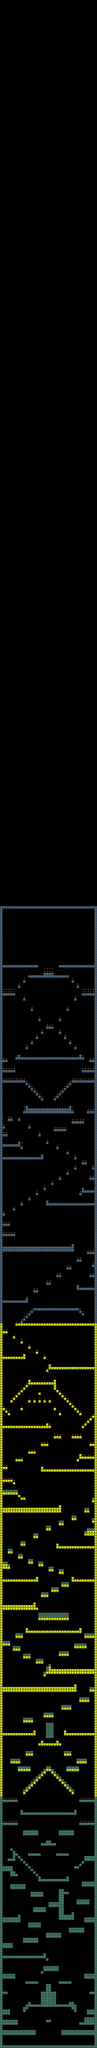

Rendered tile map (Tiled .tmx) drawn with the repository's tilesets; below, a short description and the map source with its tile grids summarised:
An orthogonal 38x800 tile map with 22x22 px tiles, 2 tile layers (Background, stams) and 1101 objects.

<map version="1.0" orientation="orthogonal" renderorder="left-down" width="38" height="800" tilewidth="22" tileheight="22" nextobjectid="1227">
 <tileset firstgid="1" name="687474703a2f2f692e696d6775722e636f6d2f6856694b67416e2e706e67" tilewidth="22" tileheight="22" spacing="2" margin="25" tilecount="2255" columns="55">
  <image source="687474703a2f2f692e696d6775722e636f6d2f6856694b67416e2e706e67.png" width="1366" height="1007" />
  <tile id="216">
   <animation>
    <frame tileid="216" duration="100" />
    <frame tileid="218" duration="100" />
   </animation>
  </tile>
  <tile id="218">
   <animation>
    <frame tileid="216" duration="100" />
    <frame tileid="218" duration="100" />
   </animation>
  </tile>
  <tile id="551">
   <animation>
    <frame tileid="216" duration="100" />
    <frame tileid="218" duration="100" />
   </animation>
  </tile>
 </tileset>
 <layer name="Background" width="38" height="800">
  <data>[30400 cells, 30400 non-empty, 1 distinct tile ids]</data>
 </layer>
 <objectgroup name="ground">
  <object id="1" x="0" y="17578" width="836" height="22" />
  <object id="2" x="528" y="17468" width="308" height="22" />
  <object id="4" x="0" y="17468" width="308" height="22" />
  <object id="5" x="814" y="17490" width="22" height="88" />
  <object id="6" x="0.666667" y="17490.7" width="22" height="88" />
  <object id="7" x="0" y="17402" width="22" height="66" />
  <object id="8" x="814" y="17402" width="22" height="66" />
  <object id="9" x="682" y="17380" width="154" height="22" />
  <object id="10" x="0" y="17380" width="154" height="22" />
  <object id="11" x="0" y="17314" width="22" height="66" />
  <object id="12" x="0" y="17292" width="88" height="22" />
  <object id="13" x="748" y="17292" width="88" height="22" />
  <object id="14" x="814" y="17314" width="22" height="66" />
  <object id="15" x="638" y="17270" width="22" height="22" />
  <object id="16" x="616" y="17248" width="22" height="22" />
  <object id="17" x="242" y="17226" width="374" height="22" />
  <object id="18" x="594" y="17204" width="22" height="22" />
  <object id="19" x="242" y="17204" width="22" height="22" />
  <object id="20" x="220" y="17248" width="22" height="22" />
  <object id="21" x="198" y="17270" width="22" height="22" />
  <object id="22" x="352" y="17116" width="132" height="22" />
  <object id="23" x="396" y="17050" width="44" height="66" />
  <object id="24" x="396" y="17138" width="44" height="88" />
  <object id="25" x="0" y="17138" width="22" height="154" />
  <object id="26" x="0" y="17116" width="66" height="22" />
  <object id="27" x="220" y="17028" width="110" height="22" />
  <object id="28" x="814" y="17138" width="22" height="154" />
  <object id="29" x="770" y="17116" width="66" height="22" />
  <object id="30" x="814" y="17006" width="22" height="110" />
  <object id="31" x="726" y="16984" width="110" height="22" />
  <object id="32" x="506" y="17028" width="110" height="22" />
  <object id="33" x="0" y="17006" width="22" height="110" />
  <object id="34" x="0" y="16984" width="132" height="22" />
  <object id="35" x="352" y="16940" width="22" height="22" />
  <object id="36" x="374" y="16918" width="132" height="22" />
  <object id="37" x="396" y="16830" width="22" height="22" />
  <object id="38" x="0" y="16830" width="22" height="154" />
  <object id="39" x="0" y="16808" width="396" height="22" />
  <object id="40" x="374" y="16786" width="22" height="22" />
  <object id="41" x="0" y="16742" width="22" height="66" />
  <object id="42" x="0" y="16720" width="110" height="22" />
  <object id="43" x="198" y="16676" width="132" height="22" />
  <object id="44" x="396" y="16632" width="132" height="22" />
  <object id="45" x="814" y="16522" width="22" height="462" />
  <object id="46" x="0" y="16522" width="22" height="198" />
  <object id="47" x="242" y="16544" width="110" height="22" />
  <object id="48" x="594" y="16588" width="132" height="22" />
  <object id="49" x="726" y="16500" width="110" height="22" />
  <object id="50" x="0" y="16478" width="176" height="44" />
  <object id="51" x="154" y="16456" width="22" height="22" />
  <object id="52" x="286" y="16412" width="110" height="22" />
  <object id="53" x="660" y="16346" width="110" height="22" />
  <object id="54" x="506" y="16236" width="44" height="264" />
  <object id="55" x="550" y="16456" width="88" height="44" />
  <object id="56" x="616" y="16434" width="22" height="22" />
  <object id="57" x="550" y="16258" width="44" height="22" />
  <object id="58" x="418" y="16368" width="88" height="22" />
  <object id="59" x="264" y="16280" width="110" height="22" />
  <object id="60" x="88" y="16214" width="132" height="22" />
  <object id="61" x="0" y="16082" width="22" height="396" />
  <object id="62" x="0" y="16060" width="110" height="22" />
  <object id="63" x="88" y="16082" width="44" height="22" />
  <object id="64" x="88" y="16104" width="66" height="22" />
  <object id="65" x="704" y="16192" width="110" height="22" />
  <object id="66" x="814" y="15994" width="22" height="506" />
  <object id="68" x="330" y="16148" width="264" height="22" />
  <object id="69" x="572" y="16126" width="22" height="22" />
  <object id="70" x="330" y="16126" width="22" height="22" />
  <object id="71" x="308" y="16104" width="22" height="22" />
  <object id="72" x="286" y="16082" width="22" height="22" />
  <object id="73" x="264" y="16060" width="22" height="22" />
  <object id="74" x="242" y="16038" width="22" height="22" />
  <object id="75" x="220" y="16016" width="22" height="22" />
  <object id="76" x="198" y="15994" width="22" height="22" />
  <object id="77" x="176" y="15972" width="22" height="22" />
  <object id="78" x="154" y="15950" width="22" height="22" />
  <object id="79" x="132" y="15928" width="22" height="22" />
  <object id="80" x="110" y="15906" width="22" height="88" />
  <object id="81" x="66" y="15972" width="44" height="22" />
  <object id="82" x="88" y="15884" width="22" height="22" />
  <object id="83" x="242" y="15928" width="110" height="22" />
  <object id="84" x="484" y="15928" width="110" height="22" />
  <object id="86" x="682" y="16016" width="22" height="22" />
  <object id="87" x="704" y="15994" width="22" height="22" />
  <object id="88" x="726" y="15972" width="110" height="22" />
  <object id="89" x="814" y="15686" width="22" height="286" />
  <object id="90" x="682" y="15664" width="154" height="22" />
  <object id="91" x="506" y="15752" width="132" height="22" />
  <object id="92" x="352" y="15840" width="132" height="22" />
  <object id="93" x="396" y="15818" width="44" height="22" />
  <object id="94" x="198" y="15752" width="132" height="22" />
  <object id="95" x="0" y="15686" width="22" height="374" />
  <object id="96" x="0" y="15664" width="154" height="22" />
  <object id="97" x="176" y="15576" width="484" height="22" />
  <object id="98" x="638" y="15554" width="22" height="22" />
  <object id="99" x="176" y="15554" width="22" height="22" />
  <object id="100" x="0" y="15444" width="22" height="220" />
  <object id="101" x="22" y="15466" width="132" height="22" />
  <object id="102" x="682" y="15466" width="132" height="22" />
  <object id="103" x="814" y="15444" width="22" height="220" />
  <object id="104" x="198" y="15400" width="22" height="22" />
  <object id="105" x="220" y="15378" width="22" height="22" />
  <object id="106" x="242" y="15356" width="22" height="22" />
  <object id="107" x="264" y="15334" width="22" height="22" />
  </objectgroup>
 <layer name="stams" width="38" height="800">
  <data>[30400 cells, 2998 non-empty, 5 distinct tile ids]</data>
 </layer>
 <objectgroup name="coins">
  <!-- 624 objects omitted --></objectgroup>
 <objectgroup name="Flinkstone">
  <!-- 32 objects omitted --></objectgroup>
 <objectgroup name="BadGuy">
  <!-- 20 objects omitted --></objectgroup>
</map>
<!-- 997 of 1101 objects omitted -->
